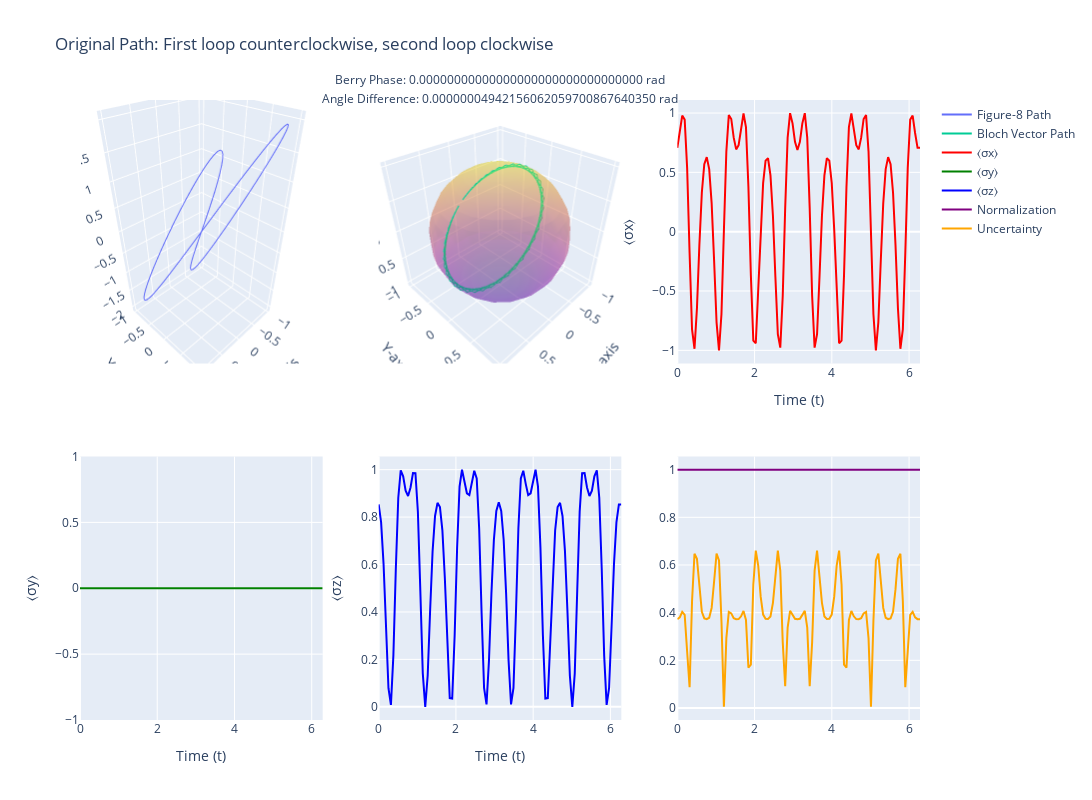
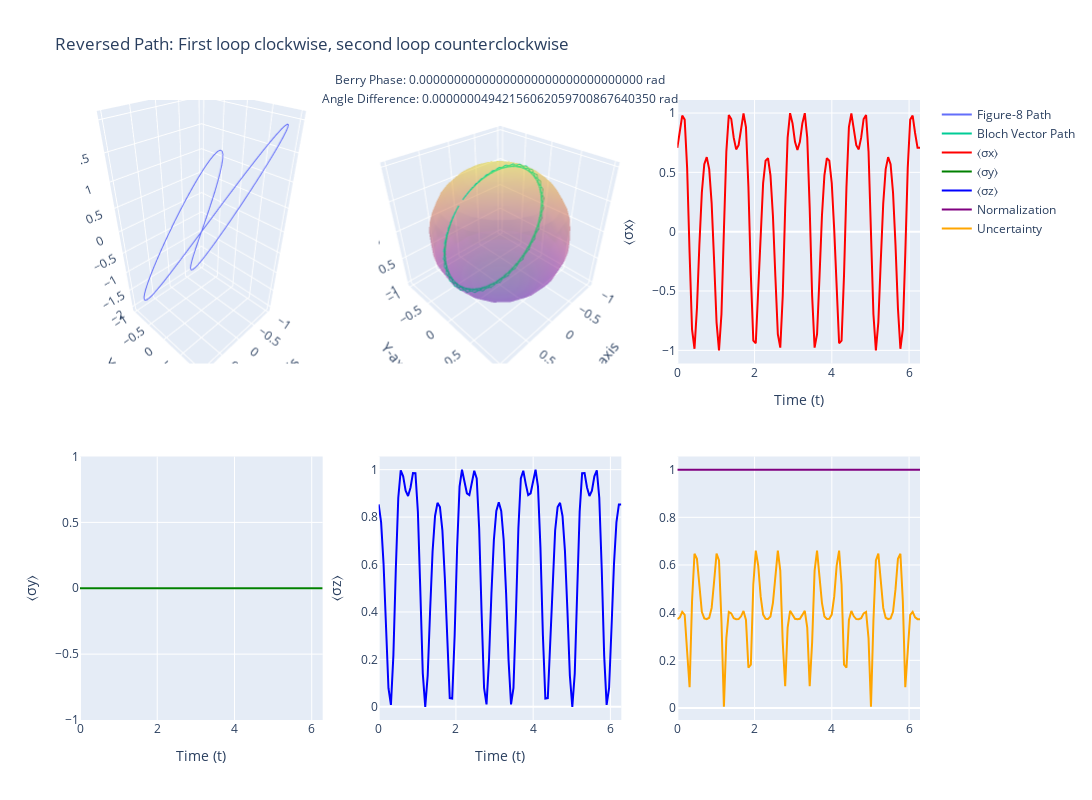
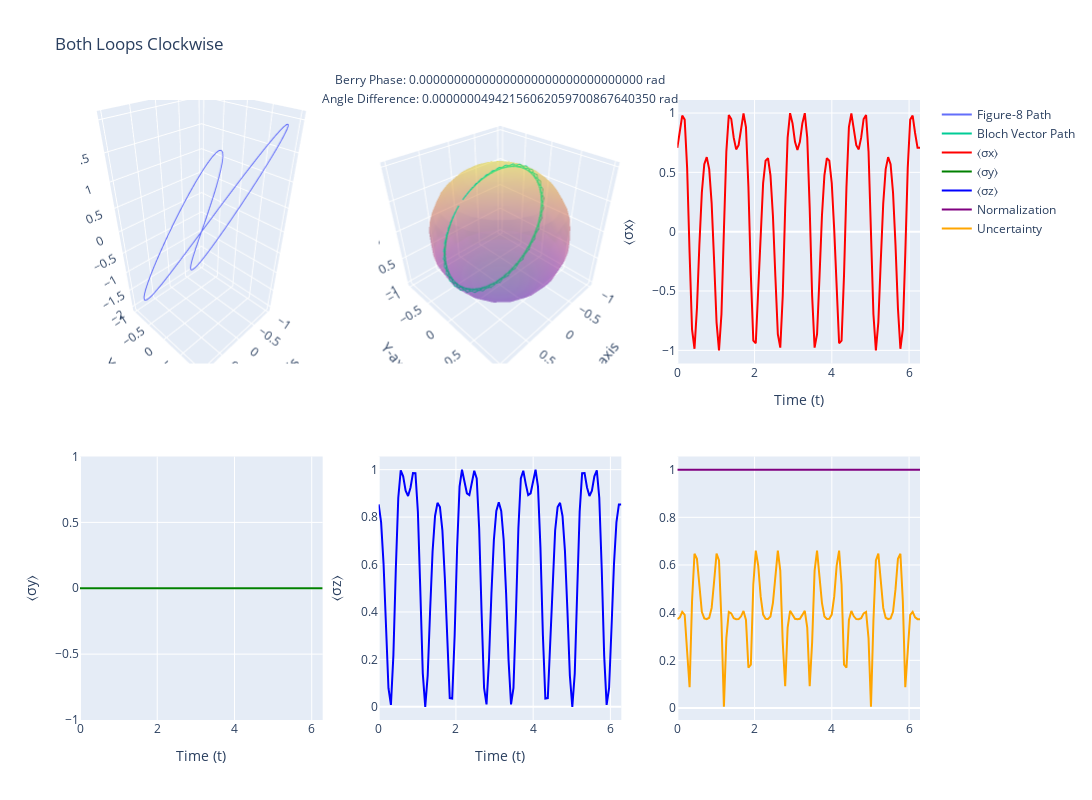
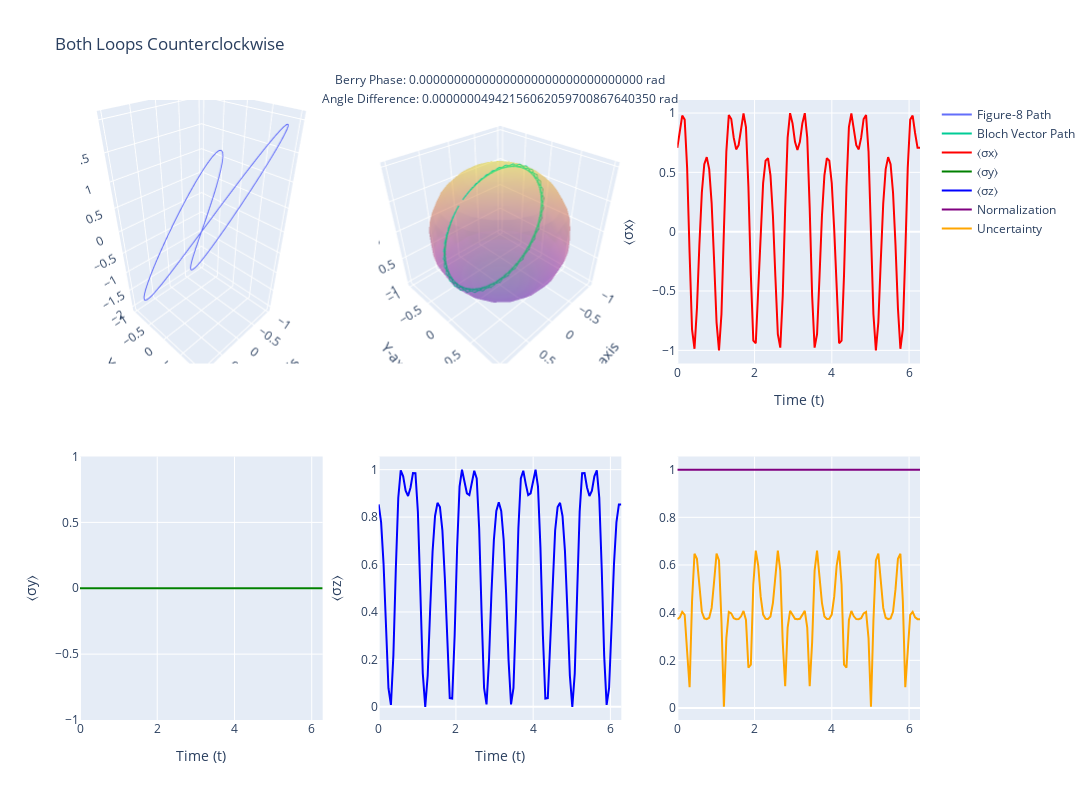

Here is the notebook cell these charts were saved with, in order:
### Code cell
import numpy as np
import plotly.graph_objs as go
from plotly.subplots import make_subplots
from scipy.linalg import expm

# Functions as previously defined
def spinor(theta, phi):
    return np.array([np.cos(theta/2), np.exp(1j*phi)*np.sin(theta/2)])

def rotate_spinor(spinor, angle):
    rotation_matrix = np.array([[np.cos(angle/2), -np.sin(angle/2)],
                                [np.sin(angle/2), np.cos(angle/2)]])
    return np.dot(rotation_matrix, spinor)

def bloch_vector(spinor):
    x = 2 * np.real(np.conj(spinor[0]) * spinor[1])
    y = 2 * np.imag(np.conj(spinor[0]) * spinor[1])
    z = np.abs(spinor[0])**2 - np.abs(spinor[1])**2
    return np.array([x, y, z])

def berry_phase(spinors):
    phase = 0
    for i in range(len(spinors) - 1):
        phase += np.imag(np.log(np.vdot(spinors[i], spinors[i+1])))
    phase += np.imag(np.log(np.vdot(spinors[-1], spinors[0])))
    return phase

# Create the figure-8 path and elevate the z-axis for visual clarity
t = np.linspace(0, 2*np.pi, 100)

# Original Path: First loop counterclockwise, second loop clockwise
x_orig = np.sin(t)
y_orig = np.sin(2*t)
z_orig = 2 * np.sin(2*t)  # Adding elevation to the z-axis for better visualization

# Reversed Path: First loop clockwise, second loop counterclockwise
x_rev = np.sin(-t)
y_rev = np.sin(-2*t)
z_rev = 2 * np.sin(-2*t)  # Adding elevation to the z-axis for better visualization

# Both Loops Clockwise
x_clk = np.sin(-t)
y_clk = np.sin(2*t)
z_clk = 2 * np.sin(2*t)  # Adding elevation to the z-axis for better visualization

# Both Loops Counterclockwise
x_cntclk = np.sin(t)
y_cntclk = np.sin(-2*t)
z_cntclk = 2 * np.sin(-2*t)  # Adding elevation to the z-axis for better visualization

def simulate_path(x, y, z, dt):
    initial_spinor = spinor(np.pi/4, 0)  # 45-degree spinor
    rotated_spinors = []
    bloch_vectors = []
    for i in range(len(t)):
        angle = np.pi/4 * np.sin(4*t[i])  # Vary rotation angle along the path
        rotated_spinor = rotate_spinor(initial_spinor, angle)
        rotated_spinors.append(rotated_spinor)
        bloch_vectors.append(bloch_vector(rotated_spinor))
        initial_spinor = rotated_spinor  # Update the spinor for the next time step
    return np.array(rotated_spinors), np.array(bloch_vectors)

dt = t[1] - t[0]

# Simulate each path
rotated_spinors_orig, bloch_vectors_orig = simulate_path(x_orig, y_orig, z_orig, dt)
rotated_spinors_rev, bloch_vectors_rev = simulate_path(x_rev, y_rev, z_rev, dt)
rotated_spinors_clk, bloch_vectors_clk = simulate_path(x_clk, y_clk, z_clk, dt)
rotated_spinors_cntclk, bloch_vectors_cntclk = simulate_path(x_cntclk, y_cntclk, z_cntclk, dt)

# Calculate Berry phase and angle difference for each path
berry_phase_orig = berry_phase(rotated_spinors_orig)
angle_diff_orig = np.arccos(np.abs(np.vdot(rotated_spinors_orig[0], rotated_spinors_orig[-1])))

berry_phase_rev = berry_phase(rotated_spinors_rev)
angle_diff_rev = np.arccos(np.abs(np.vdot(rotated_spinors_rev[0], rotated_spinors_rev[-1])))

berry_phase_clk = berry_phase(rotated_spinors_clk)
angle_diff_clk = np.arccos(np.abs(np.vdot(rotated_spinors_clk[0], rotated_spinors_clk[-1])))

berry_phase_cntclk = berry_phase(rotated_spinors_cntclk)
angle_diff_cntclk = np.arccos(np.abs(np.vdot(rotated_spinors_cntclk[0], rotated_spinors_cntclk[-1])))

# Calculate expectation values of Pauli matrices for each path
sigma_x = np.array([[0, 1], [1, 0]])
sigma_y = np.array([[0, -1j], [1j, 0]])
sigma_z = np.array([[1, 0], [0, 0]])

exp_x_orig = [np.real(np.conj(s).dot(sigma_x.dot(s))) for s in rotated_spinors_orig]
exp_y_orig = [np.real(np.conj(s).dot(sigma_y.dot(s))) for s in rotated_spinors_orig]
exp_z_orig = [np.real(np.conj(s).dot(sigma_z.dot(s))) for s in rotated_spinors_orig]

exp_x_rev = [np.real(np.conj(s).dot(sigma_x.dot(s))) for s in rotated_spinors_rev]
exp_y_rev = [np.real(np.conj(s).dot(sigma_y.dot(s))) for s in rotated_spinors_rev]
exp_z_rev = [np.real(np.conj(s).dot(sigma_z.dot(s))) for s in rotated_spinors_rev]

exp_x_clk = [np.real(np.conj(s).dot(sigma_x.dot(s))) for s in rotated_spinors_clk]
exp_y_clk = [np.real(np.conj(s).dot(sigma_y.dot(s))) for s in rotated_spinors_clk]
exp_z_clk = [np.real(np.conj(s).dot(sigma_z.dot(s))) for s in rotated_spinors_clk]

exp_x_cntclk = [np.real(np.conj(s).dot(sigma_x.dot(s))) for s in rotated_spinors_cntclk]
exp_y_cntclk = [np.real(np.conj(s).dot(sigma_y.dot(s))) for s in rotated_spinors_cntclk]
exp_z_cntclk = [np.real(np.conj(s).dot(sigma_z.dot(s))) for s in rotated_spinors_cntclk]

# Validate quantum physics laws for each path
normalization_orig = [np.abs(np.vdot(s, s)) for s in rotated_spinors_orig]
uncertainty_principle_orig = [np.std([ex, ey, ez]) for ex, ey, ez in zip(exp_x_orig, exp_y_orig, exp_z_orig)]

normalization_rev = [np.abs(np.vdot(s, s)) for s in rotated_spinors_rev]
uncertainty_principle_rev = [np.std([ex, ey, ez]) for ex, ey, ez in zip(exp_x_rev, exp_y_rev, exp_z_rev)]

normalization_clk = [np.abs(np.vdot(s, s)) for s in rotated_spinors_clk]
uncertainty_principle_clk = [np.std([ex, ey, ez]) for ex, ey, ez in zip(exp_x_clk, exp_y_clk, exp_z_clk)]

normalization_cntclk = [np.abs(np.vdot(s, s)) for s in rotated_spinors_cntclk]
uncertainty_principle_cntclk = [np.std([ex, ey, ez]) for ex, ey, ez in zip(exp_x_cntclk, exp_y_cntclk, exp_z_cntclk)]

# Visualize the results using Plotly
fig_orig = make_subplots(rows=2, cols=3, specs=[
    [{'type': 'scatter3d'}, {'type': 'scatter3d'}, {'type': 'scatter'}],
    [{'type': 'scatter'}, {'type': 'scatter'}, {'type': 'scatter'}]
])

fig_rev = make_subplots(rows=2, cols=3, specs=[
    [{'type': 'scatter3d'}, {'type': 'scatter3d'}, {'type': 'scatter'}],
    [{'type': 'scatter'}, {'type': 'scatter'}, {'type': 'scatter'}]
])

fig_clk = make_subplots(rows=2, cols=3, specs=[
    [{'type': 'scatter3d'}, {'type': 'scatter3d'}, {'type': 'scatter'}],
    [{'type': 'scatter'}, {'type': 'scatter'}, {'type': 'scatter'}]
])

fig_cntclk = make_subplots(rows=2, cols=3, specs=[
    [{'type': 'scatter3d'}, {'type': 'scatter3d'}, {'type': 'scatter'}],
    [{'type': 'scatter'}, {'type': 'scatter'}, {'type': 'scatter'}]
])

# Helper function to add traces to the figure
def add_traces(fig, x, y, z, bloch_vectors, exp_x, exp_y, exp_z, normalization, uncertainty_principle, title):
    # 3D path with elevated z-axis
    fig.add_trace(go.Scatter3d(x=x, y=y, z=z, mode='lines', name='Figure-8 Path'), row=1, col=1)

    # Bloch sphere with the figure-8 path
    u = np.linspace(0, 2*np.pi, 20)
    v = np.linspace(0, np.pi, 20)
    sphere_x = np.outer(np.cos(u), np.sin(v))
    sphere_y = np.outer(np.sin(u), np.sin(v))
    sphere_z = np.outer(np.ones(np.size(u)), np.cos(v))

    fig.add_trace(go.Surface(x=sphere_x, y=sphere_y, z=sphere_z, opacity=0.3, showscale=False), row=1, col=2)
    fig.add_trace(go.Scatter3d(x=bloch_vectors[:, 0], y=bloch_vectors[:, 1], z=bloch_vectors[:, 2],
                               mode='lines', name='Bloch Vector Path'), row=1, col=2)

    # Expectation values
    fig.add_trace(go.Scatter(x=t, y=exp_x, mode='lines', name='⟨σx⟩', line=dict(color='red')), row=1, col=3)
    fig.add_trace(go.Scatter(x=t, y=exp_y, mode='lines', name='⟨σy⟩', line=dict(color='green')), row=2, col=1)
    fig.add_trace(go.Scatter(x=t, y=exp_z, mode='lines', name='⟨σz⟩', line=dict(color='blue')), row=2, col=2)

    # Normalization and uncertainty principle
    fig.add_trace(go.Scatter(x=t, y=normalization, mode='lines', name='Normalization', line=dict(color='purple')), row=2, col=3)
    fig.add_trace(go.Scatter(x=t, y=uncertainty_principle, mode='lines', name='Uncertainty', line=dict(color='orange')), row=2, col=3)

    # Adding axis labels
    fig.update_layout(
        title=title,
        scene=dict(xaxis_title='X-axis', yaxis_title='Y-axis', zaxis_title='Z-axis'),
        height=800, width=1200,
        scene2=dict(xaxis_title='X-axis', yaxis_title='Y-axis', zaxis_title='Z-axis')  # Bloch sphere plot
    )

    # Add annotations with important information
    fig.add_annotation(text=f"Berry Phase: {berry_phase_orig:.32f} rad", xref="paper", yref="paper", x=0.5, y=1.05, showarrow=False)
    fig.add_annotation(text=f"Angle Difference: {angle_diff_orig:.32f} rad", xref="paper", yref="paper", x=0.5, y=1.02, showarrow=False)
    fig.update_xaxes(title_text="Time (t)", row=1, col=3)
    fig.update_yaxes(title_text="⟨σx⟩", row=1, col=3)
    fig.update_xaxes(title_text="Time (t)", row=2, col=1)
    fig.update_yaxes(title_text="⟨σy⟩", row=2, col=1)
    fig.update_xaxes(title_text="Time (t)", row=2, col=2)
    fig.update_yaxes(title_text="⟨σz⟩", row=2, col=2)

# Add traces to each figure
add_traces(fig_orig, x_orig, y_orig, z_orig, bloch_vectors_orig, exp_x_orig, exp_y_orig, exp_z_orig, normalization_orig, uncertainty_principle_orig, 'Original Path: First loop counterclockwise, second loop clockwise')
add_traces(fig_rev, x_rev, y_rev, z_rev, bloch_vectors_rev, exp_x_rev, exp_y_rev, exp_z_rev, normalization_rev, uncertainty_principle_rev, 'Reversed Path: First loop clockwise, second loop counterclockwise')
add_traces(fig_clk, x_clk, y_clk, z_clk, bloch_vectors_clk, exp_x_clk, exp_y_clk, exp_z_clk, normalization_clk, uncertainty_principle_clk, 'Both Loops Clockwise')
add_traces(fig_cntclk, x_cntclk, y_cntclk, z_cntclk, bloch_vectors_cntclk, exp_x_cntclk, exp_y_cntclk, exp_z_cntclk, normalization_cntclk, uncertainty_principle_cntclk, 'Both Loops Counterclockwise')

# Show the figures
fig_orig.show()
fig_rev.show()
fig_clk.show()
fig_cntclk.show()

# Print relevant test results and observations for each path
def print_results(berry_phase, angle_diff, normalization, uncertainty_principle, path_name):
    print(f"\nResults for {path_name}:")
    print(f"Berry Phase: {berry_phase:.32f} rad")
    print(f"Berry Phase (degrees): {np.degrees(berry_phase):.32f}°")
    print(f"Angle Difference between Initial and Final Spinor: {angle_diff:.32f} rad")
    print(f"Average Normalization: {np.mean(normalization):.32f}")
    print(f"Average Uncertainty: {np.mean(uncertainty_principle):.32f}")

    # Check if normalization holds for all spinors (should be close to 1)
    normalization_errors = np.max(np.abs(np.array(normalization) - 1))
    if normalization_errors < 1e-6:
        print(f"Normalization Check: PASSED (Max Deviation: {normalization_errors:.16f})")
    else:
        print(f"Normalization Check: FAILED (Max Deviation: {normalization_errors:.6e})")

    # Check if uncertainty principle holds
    uncertainty_errors = np.mean(uncertainty_principle)
    if uncertainty_errors < 1e-6:
        print(f"Uncertainty Principle Check: PASSED (Average Uncertainty: {uncertainty_errors:.6e})")
    else:
        print(f"Uncertainty Principle Check: FAILED (Average Uncertainty: {uncertainty_errors:.32f})")

print_results(berry_phase_orig, angle_diff_orig, normalization_orig, uncertainty_principle_orig, 'Original Path')
print_results(berry_phase_rev, angle_diff_rev, normalization_rev, uncertainty_principle_rev, 'Reversed Path')
print_results(berry_phase_clk, angle_diff_clk, normalization_clk, uncertainty_principle_clk, 'Both Loops Clockwise')
print_results(berry_phase_cntclk, angle_diff_cntclk, normalization_cntclk, uncertainty_principle_cntclk, 'Both Loops Counterclockwise')
